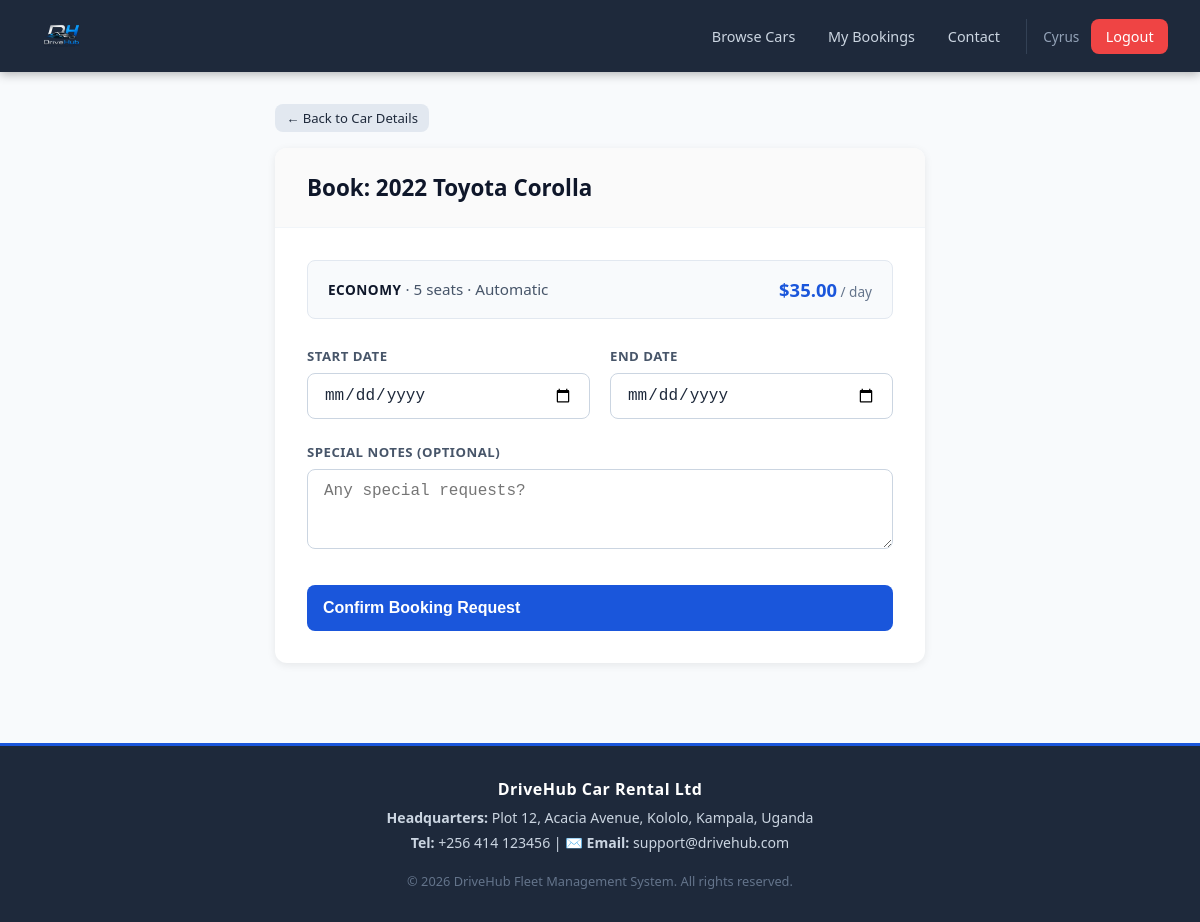
Screenshot of /cars/1/book/ (signed in) with the database file from the repository.
### rental/models.py (models this page shows, shortened)
class Car(models.Model):
    CATEGORY_CHOICES = [
        ('economy', 'Economy'),
        ('compact', 'Compact'),
        ('suv', 'SUV'),
        ('luxury', 'Luxury'),
        ('van', 'Van'),
        ('truck', 'Truck'),
    ]
    STATUS_CHOICES = [
        ('available', 'Available'),
        ('unavailable', 'Unavailable'),
    ]
    make = models.CharField(max_length=100)
    model = models.CharField(max_length=100)
    year = models.PositiveIntegerField()
    category = models.CharField(max_length=20, choices=CATEGORY_CHOICES)
    license_plate = models.CharField(max_length=20, unique=True)
    daily_price = models.DecimalField(max_digits=8, decimal_places=2)
    status = models.CharField(max_length=20, choices=STATUS_CHOICES, default='available')
    seats = models.PositiveIntegerField(default=5)
    transmission = models.CharField(max_length=20, default='Automatic')
    fuel_type = models.CharField(max_length=20, default='Petrol')
    description = models.TextField(blank=True)
    image_url = models.URLField(blank=True)
    created_at = models.DateTimeField(auto_now_add=True)

### rental/views.py (the view)
# urls.py: path('cars/<int:pk>/book/', views.book_car, name='book_car'),
@customer_required
def book_car(request, pk):
    car = get_object_or_404(Car, pk=pk, status='available')
    if request.method == 'POST':
        form = BookingForm(request.POST, car=car)
        if form.is_valid():
            booking = form.save(commit=False)
            booking.user = request.user
            booking.car = car
            booking.save()
            messages.success(request, f"Booking submitted successfully! Booking #{booking.pk} is pending approval.")
            return redirect('booking_history')
    else:
        form = BookingForm(car=car)
    return render(request, 'rental/book_car.html', {'form': form, 'car': car})

### rental/forms.py (shortened to what this page needs)
class BookingForm(forms.ModelForm):
    start_date = forms.DateField(
        widget=forms.DateInput(attrs={'class': 'form-control', 'type': 'date'})
    )
    end_date = forms.DateField(
        widget=forms.DateInput(attrs={'class': 'form-control', 'type': 'date'})
    )
    notes = forms.CharField(
        required=False,
        widget=forms.Textarea(attrs={'class': 'form-control', 'rows': 3, 'placeholder': 'Any special requests?'})
    )
    class Meta:
        model = Booking
        fields = ['start_date', 'end_date', 'notes']
    def __init__(self, *args, car=None, **kwargs):
        super().__init__(*args, **kwargs)
        self.car = car

### rental/models.py (called while the page is built)
    def is_admin(self):
        return self.role == 'admin'

### rental/views.py (called while the page is built)
def customer_required(view_func):
    @wraps(view_func)
    @login_required
    def wrapper(request, *args, **kwargs):
        if request.user.is_superuser or request.user.is_staff:
            return redirect('admin_dashboard')
        try:
            if request.user.profile.is_admin():
                return redirect('admin_dashboard')
        except UserProfile.DoesNotExist:
            pass
        return view_func(request, *args, **kwargs)
    return wrapper

### rental/templates/rental/book_car.html (shortened to what this page needs)
{% extends 'rental/base.html' %}
{% block content %}
<div class="booking-wrapper">
    <a href="{% url 'car_detail' car.pk %}" class="btn btn-secondary btn-sm" style="display: inline-flex; align-items: center; gap: 0.25rem;">
        ← Back to Car Details
    </a>
    <div class="booking-card">
        <div class="booking-card-header">
            <h2>Book: {{ car.year }} {{ car.make }} {{ car.model }}</h2>
        </div>
        <div class="booking-card-body">
            <div class="car-mini-summary">
                <div class="car-specs-text">
                    <strong>{{ car.get_category_display }}</strong> &middot; {{ car.seats }} seats &middot; {{ car.transmission }}
                </div>
                <div class="car-rate-text">
                    ${{ car.daily_price }}<span style="font-size: 0.85rem; font-weight: 500; color: #64748b;"> / day</span>
                </div>
            </div>
            <form method="post" novalidate>
                <div class="date-row-grid">
                    <div class="form-group">
                        <label for="{{ form.start_date.id_for_label }}">Start Date</label>
                        {{ form.start_date }}
                    </div>
                    <div class="form-group">
                        <label for="{{ form.end_date.id_for_label }}">End Date</label>
                        {{ form.end_date }}
                    </div>
                </div>
                <div class="form-group" style="margin-bottom: 1.75rem;">
                    <label for="{{ form.notes.id_for_label }}">Special Notes (Optional)</label>
                    {{ form.notes }}
                </div>
                <button type="submit" class="btn btn-primary btn-submit-booking">
                    Confirm Booking Request
                </button>
            </form>
        </div>
    </div>
</div>
{% endblock %}

### rental/templates/rental/base.html (shortened to what this page needs)
{% load static %}
<!DOCTYPE html>
<html lang="en">
<head>
</head>
<body>
<nav>
    <a href="{% url 'home' %}" class="nav-brand">
        <img src="{% static 'rental/DHLogo.png' %}" alt="DriveHub Logo" style="height:40px; width:auto; object-fit:contain; display:block;">
    </a>
    <div class="nav-links">
        {% if user.is_authenticated %}
            {% if user.profile.role == 'admin' %}
                <a href="{% url 'admin_dashboard' %}">Dashboard</a>
                <a href="{% url 'admin_bookings' %}">Bookings</a>
                <a href="{% url 'admin_cars' %}">Fleet</a>
                <a href="{% url 'admin_feedback' %}">Feedback</a>
            {% else %}
                <a href="{% url 'car_list' %}">Browse Cars</a>
                <a href="{% url 'booking_history' %}">My Bookings</a>
                <a href="{% url 'contact' %}">Contact</a>
            {% endif %}
            <span class="nav-user">{{ user.first_name|default:user.username }}</span>
            <a href="{% url 'logout' %}" class="btn-danger btn-nav">Logout</a>
        {% else %}
            <a href="{% url 'home' %}">Home</a>
            <a href="{% url 'contact' %}">Contact</a>
            <a href="{% url 'login' %}" class="btn-nav">Login</a>
            <a href="{% url 'register' %}" class="btn-nav" style="background:var(--success)">Register</a>
        {% endif %}
    </div>
</nav>
<main>
    {% block content %}{% endblock %}
</main>
<footer>
    <p class="footer-title">DriveHub Car Rental Ltd</p>
    <p class="footer-meta"><strong>Headquarters:</strong> Plot 12, Acacia Avenue, Kololo, Kampala, Uganda</p>
    <p class="footer-meta"><strong>Tel:</strong> +256 414 123456 | ✉️ <strong>Email:</strong> support@drivehub.com</p>
    <p class="footer-copyright">&copy; {% now "Y" %} DriveHub Fleet Management System. All rights reserved.</p>
</footer>
</body>
</html>

### rental/templates/rental/base.html (style rules this page uses)
*, *::before, *::after { box-sizing: border-box; margin: 0; padding: 0; }
:root { --primary: #1a56db; --primary-dark: #1e40af; --secondary: #f59e0b; --success: #10b981; --danger: #ef4444; --warning: #f59e0b; --info: #3b82f6; --dark: #1e293b; --gray: #64748b; --light: #f8fafc; --border: #e2e8f0; --shadow: 0 2px 8px rgba(0,0,0,.08); --radius: 8px; }
body { font-family: 'Segoe UI', system-ui, sans-serif; background: var(--light); color: var(--dark); min-height: 100vh; display: flex; flex-direction: column; }
nav { background: var(--dark); padding: 0.5rem 2rem; display: flex; align-items: center; justify-content: space-between; position: sticky; top: 0; z-index: 100; box-shadow: 0 2px 10px rgba(0,0,0,.3); }
.nav-brand { display: flex; align-items: center; text-decoration: none; padding: 0.5rem 0; }
.nav-brand img { height: 45px; width: auto; object-fit: contain; }
.nav-links { display: flex; align-items: center; gap: .25rem; }
.nav-links a { color: #cbd5e1; text-decoration: none; padding: .5rem .9rem; border-radius: var(--radius); font-size: .9rem; transition: all .2s; }
.nav-links .btn-nav { background: var(--primary); color: white !important; }
.nav-links .btn-danger { background: var(--danger); }
.nav-user { color: #94a3b8; font-size: .85rem; padding: .5rem; border-left: 1px solid #334155; margin-left: .5rem; padding-left: 1rem; }
main { flex: 1; padding: 2rem; max-width: 1200px; margin: 0 auto; width: 100%; }
footer { background: var(--dark); color: #94a3b8; text-align: center; padding: 2rem 1rem; font-size: .85rem; margin-top: auto; border-top: 3px solid var(--primary); }
.footer-title { font-weight: 700; color: white; margin-bottom: 0.5rem; font-size: 1rem; letter-spacing: 0.5px; }
.footer-meta { font-size: 0.88rem; margin: 0.35rem 0; color: #cbd5e1; }
.footer-copyright { font-size: 0.8rem; margin-top: 1.25rem; color: #64748b; }
.btn { display: inline-flex; align-items: center; gap: .4rem; padding: .5rem 1.1rem; border-radius: var(--radius); font-size: .9rem; font-weight: 500; cursor: pointer; border: none; text-decoration: none; transition: all .2s; }
.btn-primary { background: var(--primary); color: white; }
.btn-danger { background: var(--danger); color: white; }
.btn-secondary { background: #e2e8f0; color: var(--dark); }
.btn-sm { padding: .3rem .7rem; font-size: .82rem; }

### rental/templates/rental/book_car.html (style rules this page uses)
.booking-wrapper { max-width: 650px; margin: 0 auto 3rem auto; }
.booking-card { background: white; border-radius: 12px; box-shadow: var(--shadow); overflow: hidden; margin-top: 1rem; }
.booking-card-header { padding: 1.5rem 2rem; background: #fafafa; border-bottom: 1px solid #f1f5f9; }
.booking-card-header h2 { font-size: 1.4rem; font-weight: 800; color: #0f172a; margin: 0; }
.booking-card-body { padding: 2rem; }
.car-mini-summary { background: #f8fafc; border: 1px solid #e2e8f0; border-radius: 8px; padding: 1rem 1.25rem; margin-bottom: 1.75rem; display: flex; justify-content: space-between; align-items: center; }
.car-specs-text { font-size: 0.95rem; color: #475569; font-weight: 500; }
.car-specs-text strong { color: #0f172a; text-transform: uppercase; font-size: 0.85rem; letter-spacing: 0.5px; }
.car-rate-text { color: var(--primary); font-weight: 800; font-size: 1.15rem; }
.date-row-grid { display: grid; grid-template-columns: repeat(2, 1fr); gap: 1.25rem; margin-bottom: 1.5rem; }
.form-group { display: flex; flex-direction: column; gap: 0.5rem; }
.form-group label { font-size: 0.825rem; font-weight: 700; color: #475569; text-transform: uppercase; letter-spacing: 0.5px; }
.form-group input, .form-group textarea { width: 100%; padding: 0.75rem 1rem; border: 1px solid #cbd5e1; border-radius: 8px; font-size: 1rem; color: #1e293b; background-color: #ffffff; box-sizing: border-box; transition: border-color 0.2s, box-shadow 0.2s; }
.btn-submit-booking { width: 100%; padding: 0.9rem 1rem; font-size: 1rem; font-weight: 700; border-radius: 8px; cursor: pointer; margin-top: 0.5rem; }

### rows the page displays
Car: year "2022", make "Toyota", model "Corolla", category "ECONOMY", seats "5", transmission "Automatic", daily_price "35.00"

### other values shown
{{ user.first_name|default:user.username }} "Cyrus"
